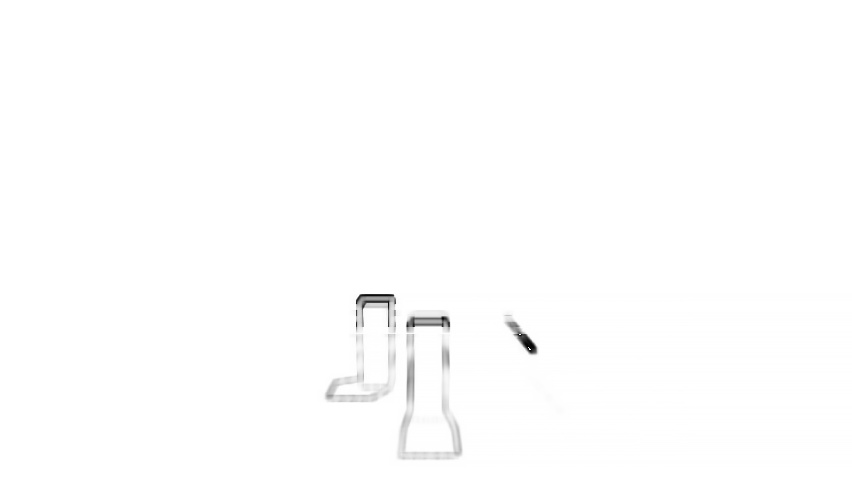
#> input picture frame_difference.jpg, 852 x 480 px, found by its file name
$ python blob_detection.py
#> lines starting #> are read from the running program, lines starting #| are printed output that depends on the picture
from math import sqrt
from skimage.feature import blob_dog, blob_log, blob_doh
from skimage.color import rgb2gray
from skimage import io

import matplotlib.pyplot as plt

# image = data.hubble_deep_field()[0:500, 0:500]
squash_court = io.imread('./frame_difference.jpg')
#> squash_court is the input picture: shape (480, 852); min 0, max 255, mean 254
image_gray = rgb2gray(squash_court)

blobs_log = blob_log(image_gray, max_sigma=100, num_sigma=10, threshold=.1)
#> blobs_log = 48 rows, first 8: [349, 529, 1], [304, 386, 1], [334, 520, 1], [293, 369, 1], [293, 379, 1], [293, 373, 1], [293, 383, 1], [293, 364, 1]

# Compute radii in the 3rd column.
blobs_log[:, 2] = blobs_log[:, 2] * sqrt(2)

blobs_dog = blob_dog(image_gray, max_sigma=100, threshold=.1)
#> blobs_dog = 29 rows, first 8: [348, 529, 1], [304, 386, 1], [292, 369, 1], [292, 372, 1], [292, 379, 1], [337, 533, 2.56], [304, 367, 1], [295, 357, 1]
blobs_dog[:, 2] = blobs_dog[:, 2] * sqrt(2)

blobs_doh = blob_doh(image_gray, max_sigma=100, threshold=.01)
#> blobs_doh = [[429, 801, 100], [342, 528, 12], [299, 361, 12], [320, 443, 12], [325, 387, 1]]

blobs_list = [blobs_log, blobs_dog, blobs_doh]
colors = ['yellow', 'lime', 'red']
titles = ['Laplacian of Gaussian', 'Difference of Gaussian',
          'Determinant of Hessian']
sequence = zip(blobs_list, colors, titles)

fig, axes = plt.subplots(1, 3, figsize=(9, 3), sharex=True, sharey=True)
ax = axes.ravel()

for idx, (blobs, color, title) in enumerate(sequence):
    ax[idx].set_title(title)
    ax[idx].imshow(squash_court)
    for blob in blobs:
        y, x, r = blob
        c = plt.Circle((x, y), r, color=color, linewidth=2, fill=False)
        ax[idx].add_patch(c)
    ax[idx].set_axis_off()
#> this loop made 3 passes
#> (color, title) on passes 1 to 3: ('yellow', 'Laplacian of Gaussian'), ('lime', 'Difference of Gaussian'), ('red', 'Determinant of Hessian')

plt.tight_layout()
plt.show()
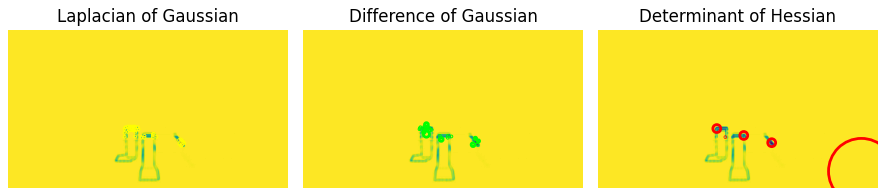
#> figure drawn by matplotlib, 3 panels

$ run again, with eval_cam_calib.png saved as frame_difference.jpg
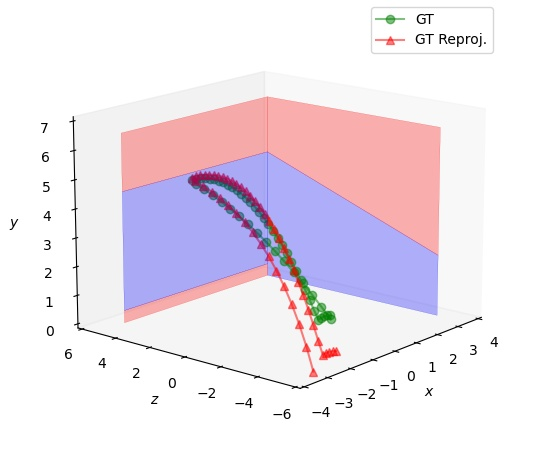
#> input picture eval_cam_calib.png, 550 x 450 px, found by its file name
#> squash_court is the input picture: shape (450, 550, 3); mean R, G, B 238.1, 229.2, 238.3
#> `image_gray = rgb2gray(squash_court)`:
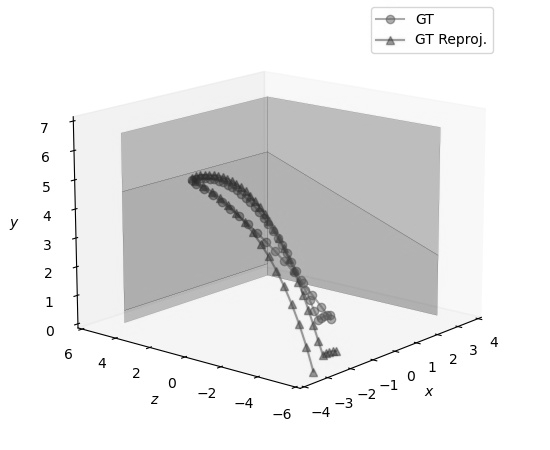
#> image_gray: shape (450, 550) float64; min 0, max 1, mean 0.909
#> blobs_log = 626 rows, first 8: [36, 442, 1], [158, 45, 1], [355, 68, 1], [415, 287, 1], [242, 47, 1], [347, 473, 1], [41, 451, 1], [411, 325, 1]
#> blobs_dog = 361 rows, first 8: [158, 45, 1], [355, 68, 1], [415, 287, 1], [39, 460, 1], [36, 442, 1], [39, 474, 1], [374, 411, 1], [377, 411, 1]
#> blobs_doh = 54 rows, first 8: [399, 499, 100], [32, 479, 1], [396, 213, 1], [363, 104, 1], [216, 49, 1], [415, 326, 1], [42, 428, 1], [22, 428, 1]
#> the loop `for idx, (blobs, color, title) in enumerate(sequence):` made 3 passes
#> (color, title) on passes 1 to 3: ('yellow', 'Laplacian of Gaussian'), ('lime', 'Difference of Gaussian'), ('red', 'Determinant of Hessian')
#> `plt.show()`:
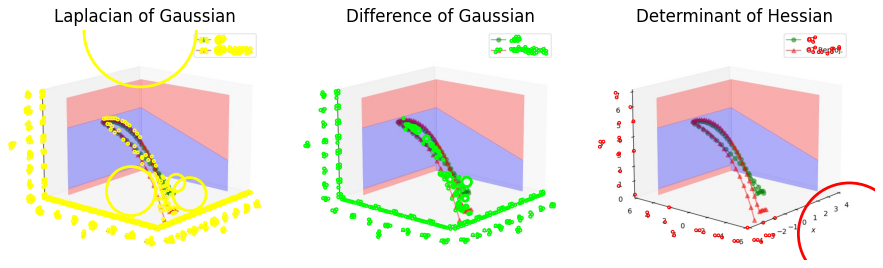
#> figure drawn by matplotlib, 3 panels
